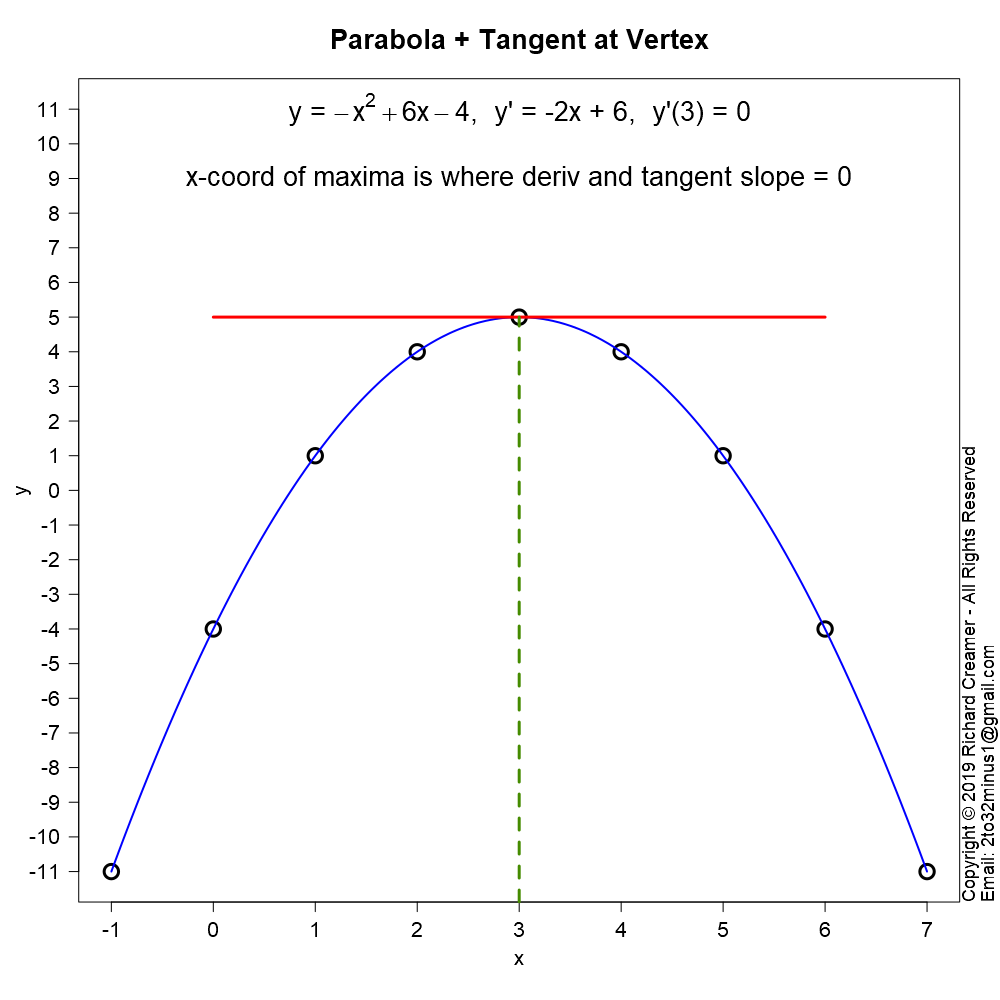

The R source for this figure:
##############################################################
### Copyright (c) Richard Creamer 2019 - All Rights Reserved
### Inquiries: email [email redacted]
##############################################################

### Globals
fontScale = 1.2    # Global font size variable
lf        = 1.2    # Enlarge font of plot labels
verbose   = FALSE  # Verbose printing
lw        = 2      # Line width
xMargin   = 1      # X-axis margin for plots
yMargin   = 1      # Y-axis margin for plots
de        = 0.01   # Small constant for estimating derivatives numerically
smlPts    = 1      # Small  data point/circle
medPts    = 1.5    # Medium data point/circle
lrgPts    = 2.0    # Large  data point/circle

### Run this function to generate this plot
runFunc = function() {
	dw = 1000
	dh = 750	
	path = "D:/Code/R/LeastSquaresPlay/PlotsAndAssocCode/Plot69/"
	savePngVerbose( paste(path, "Plot69.png", sep=""), plotInvParabolaWithVertexTangent, w=dw, h=dw, un="px" )
}

### Plot inverted parabola with a tangent line at vertex
plotInvParabolaWithVertexTangent = function() {
	f = function( x ) { return( -(x-3)*(x-3) + 5 ) }
	x = -1:7
	y = f(x)
	xLimits = c( min(x), max(x) )
	yLimits = c( min(y), max(y) + 6 )
	plot( x, y, axes=FALSE, ylim=yLimits, xlim=xLimits, main="Parabola + Tangent at Vertex", cex.lab=lf,
		  xlab="", ylab="", cex=lrgPts, lwd=lw+1, cex.main=1.4*fontScale, cex.axis=1.3 )
	addAxisLabels()	
	
	axis( side=1, at=xLimits[1]:xLimits[2], cex.axis=1.3 )
	axis( side=2, at=yLimits[1]:yLimits[2], las=2, cex.axis=1.3 )
	box()
	xVertex = 3
	yVertex = f( xVertex )
	xs = seq( x[1], x[length(x)], length.out=500 )
	ys = f(xs)
	lines( xs, ys, col=4, lwd=lw )
	lines( c( xVertex - 3, xVertex + 3), c( yVertex, yVertex ), col="red", lwd=lw+1 )
	lines( c(3,3), c(gpl()$yLim[1],f(3)), col="chartreuse4", lwd=lw+1, lty=2 )
	eqText = expression( paste( "y = ", -x^2 + 6*x - 4, ",  y' = -2x + 6,  y'(3) = 0" ) )
	text( 3, 11, eqText, cex=1.4*fontScale )
	text( 3, 9, "x-coord of maxima is where deriv and tangent slope = 0", cex=1.4*fontScale )
}

### Get Plot Limits : gpl()$xLim[1] --> left x-coord
gpl = function() {
	u = par( "usr" )
	return( list( xLim=u[1:2], yLim=u[3:4] ) )
}

### Convience method to add x/y axis labels
addAxisLabels = function( xLabel="x", yLabel="y", cexVal=1.3 ) {
	mtext( text=xLabel, side=1, line=2.5, cex=cexVal )
	mtext( text=yLabel, side=2, line=2.5, cex=cexVal )
}

### Save to PNG file, specify width and height
savePngVerbose = function( path, plotFunc, w=512, h=512, un="px", doCopyright=TRUE, ... ) {
	png( filename = path, type="cairo", units=un, width=w, height=h, pointsize=12, res=96 )
	plotFunc( ... )
	if ( doCopyright )
		addCopyright()
	dev.off()
}

### Add copyright notice to plot via text()
addCopyright = function() {
	mtext( "Copyright \uA9 2019 Richard Creamer - All Rights Reserved", side=4, line=0, adj=0, cex=1.1 )
	mtext( "Email: [email redacted]", side=4, line=1, adj=0, cex=1.1 )
}

runFunc() 
